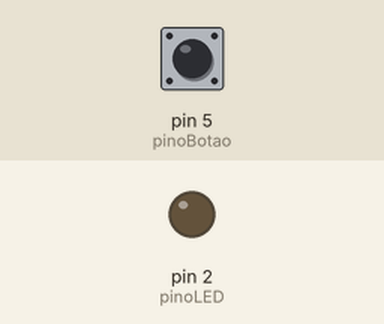
Recording of a sketch running on a simulated Arduino Uno, built with avr-gcc and run on an emulated ATmega328P. Parts: output pins drawn as LEDs (lit = HIGH). Dashed ring = blinking. The inputs (shaded band) are chosen by the test bench; at power-on: pin 5 (pinoBotao) HIGH.

Above: at 1.2 s.
1.3 s: pin 5 (pinoBotao) pulled LOW for 1 s
At 1.31 s:
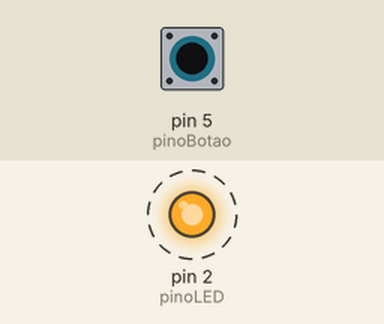
4.3 s: pin 5 (pinoBotao) pulled LOW for 3.2 s
At 8.8 s:
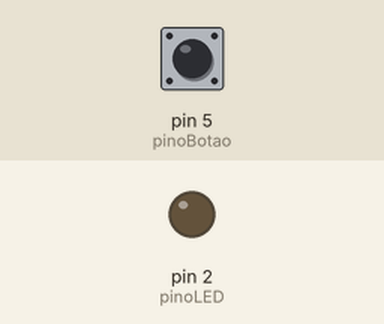
Timing chart, 0 to 10.3 s (numbered marks = the images above; inputs shaded):
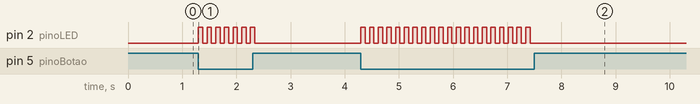

Measured:
- after the input at 1.3 s, pin 2 (pinoLED): alternates HIGH for 0.08 s and LOW for 0.08 s, 14 changes in all, then stays LOW, starting at once
- after the input at 4.3 s, pin 2 (pinoLED): alternates HIGH for 0.08 s and LOW for 0.08 s, 40 changes in all, then stays LOW, starting at once

The sketch:

c-desafio-botao-blink.ino
```cpp
// ─────────────────────────────────────────────
// 02 · Botão + LED — desafio resolvido
// ─────────────────────────────────────────────
// Enquanto segurar o botão: LED pisca rápido.
// Ao soltar: LED apaga.

int pinoBotao = 5;
int pinoLED = 2;

void setup() {
  pinMode(pinoBotao, INPUT_PULLUP);
  pinMode(pinoLED,   OUTPUT);
}

void loop() {
  int botao = digitalRead(pinoBotao);

  if (botao == LOW) {
    digitalWrite(pinoLED, HIGH);
    delay(80);
    digitalWrite(pinoLED, LOW);
    delay(80);
  } else {
    digitalWrite(pinoLED, LOW);
  }
}
```
